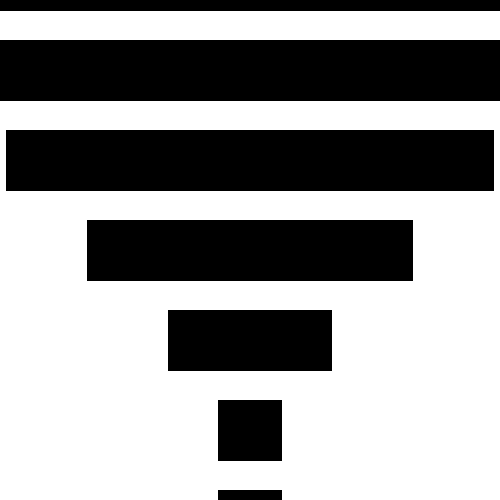
Frame 1 (no input)
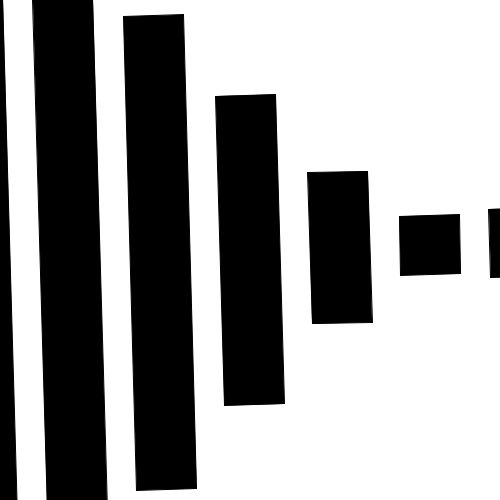
Frame 60 (the mouse pressed at the canvas centre just before this capture)
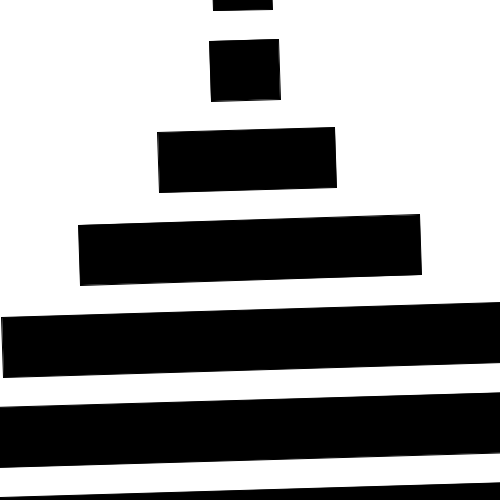
Frame 120 (the mouse held since frame 60 and released just before this capture)

The Processing sketch that drew these frames (run headless with seeded random() and noise(); from frame 60 on, the mouse is pressed at the canvas centre):

// Processing sketch: processing_154896
// ── processing_154896.pde

float r, theta;

void setup() {
  size(500, 500);
  rectMode(CENTER);
}

void draw() {
  background(255);
  drawLines(width/2, height/2,10);
  theta += 0.0523;
}

void drawLines(int _x, int _y, int _n) {
  fill(0);
  int num=_n;
  translate(_x, _y);
  pushMatrix();
  rotate(r);
  for (int i=0; i<num; i++) {
    float w = map(sin(theta+(TWO_PI/num*i)),-1,1,width*.1,width*1.2);
    float h = 60;
    float x = 0;
    float y = -(num*h*1.5/2)+i*h*1.5;
    rect(x, y, w, h);
  }
  popMatrix();
  r += 0.0523/2;
}
